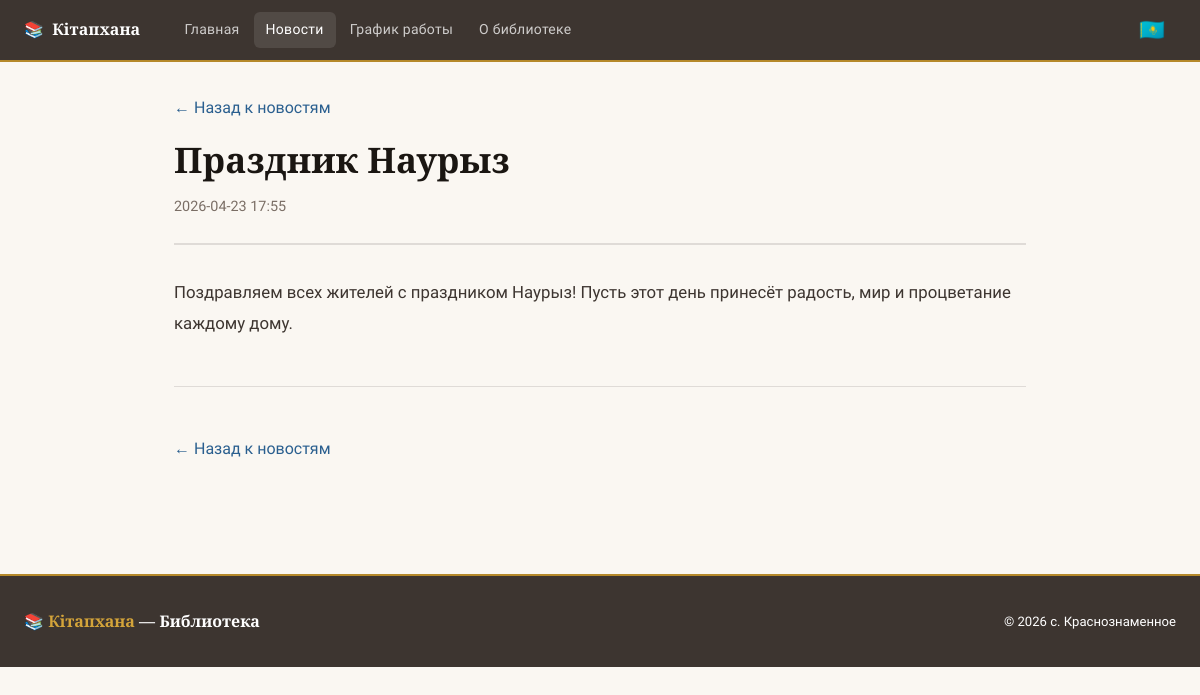
The page /news/2 on the database its author committed.
### tables this page shows
CREATE TABLE news (
            id INTEGER PRIMARY KEY AUTOINCREMENT,
            title_ru TEXT, title_kz TEXT,
            body_ru TEXT,  body_kz TEXT,
            image TEXT, created_at TEXT, pinned INTEGER DEFAULT 0
        );

### app.py (the view)
@app.route("/news/<int:nid>")
def news_detail(nid):
    try:
        with get_db() as conn:
            item = conn.execute("SELECT * FROM news WHERE id=?", (nid,)).fetchone()
        if not item:
            return redirect(url_for("news_page"))
        return render_template("news_detail.html", item=item)
    except Exception as e:
        print(f"[ERROR] news_detail: {e}")
        return redirect(url_for("news_page"))

### app.py (called while the page is built)
@app.template_filter('fromjson')
def fromjson_filter(value):
    try:
        return json.loads(value or '[]')
    except:
        return []

@contextmanager
def get_db():
    conn = sqlite3.connect(DB_NAME)
    conn.row_factory = sqlite3.Row
    try:
        yield conn
        conn.commit()
    except Exception as e:
        conn.rollback()
        print(f"[DB ERROR] {e}")
        raise
    finally:
        conn.close()

### templates/news_detail.html (shortened to what this page needs)
{% extends "base.html" %}
{% block content %}
<div class="news-detail-container">
  <div class="news-detail-header">
    <a href="/news" class="back-link">← Назад к новостям</a>
    <h1 class="news-detail-title">{{ item.title_ru }}</h1>
    <div class="news-detail-meta">{{ item.created_at }}</div>
  </div>
  {% set images_json = item.images %}
  <div class="news-detail-content">
    {{ item.body_ru | safe }}
  </div>
  {% set videos_json = item.videos %}
  <hr class="divider">
  <a href="/news" class="back-link">← Назад к новостям</a>
</div>
{% endblock %}

### templates/base.html (style rules this page uses)
:root { --cream: #faf7f2; --cream2: #f2ede4; --cream3: #e8e0d0; --ink: #1a1612; --ink2: #3d3530; --ink3: #7a6e65; --gold: #b5892a; --gold2: #d4a43a; --blue: #2a5f8f; --blue2: #3a7ab5; --red: #8f2a2a; --border: rgba(26,22,18,0.12); }
*,*::before,*::after { box-sizing:border-box;margin:0;padding:0 }
html { font-size:16px;scroll-behavior:smooth }
body { font-family:'Geologica',sans-serif; background:var(--cream); color:var(--ink); line-height:1.7; min-height:100vh; }
a { color:var(--blue);text-decoration:none;transition:color .2s }

### templates/news_detail.html (style rules this page uses)
.news-detail-container { max-width: 900px; margin: 0 auto; padding: 2rem 1.5rem; }
.news-detail-header { margin-bottom: 2rem; padding-bottom: 1.5rem; border-bottom: 2px solid var(--border); }
.back-link { display: inline-flex; align-items: center; gap: 6px; color: var(--blue); font-weight: 500; transition: all .2s; margin-bottom: 1rem; }
.news-detail-title { font-family: 'Playfair Display', serif; font-size: 2.2rem; font-weight: 700; color: var(--ink); margin-bottom: 0.75rem; line-height: 1.3; }
.news-detail-meta { color: var(--ink3); font-size: .9rem; }
.news-detail-content { font-size: 1.05rem; line-height: 1.8; color: var(--ink2); margin: 2rem 0; }
.divider { margin: 3rem 0; border: none; border-top: 1px solid var(--border); }

### rows shown on the page
news: title_ru "Праздник Наурыз", created_at "2026-04-23 17:55", body_ru "Поздравляем всех жителей с праздником Наурыз! Пусть этот день принесёт радость, мир и процветание каждому дому."
